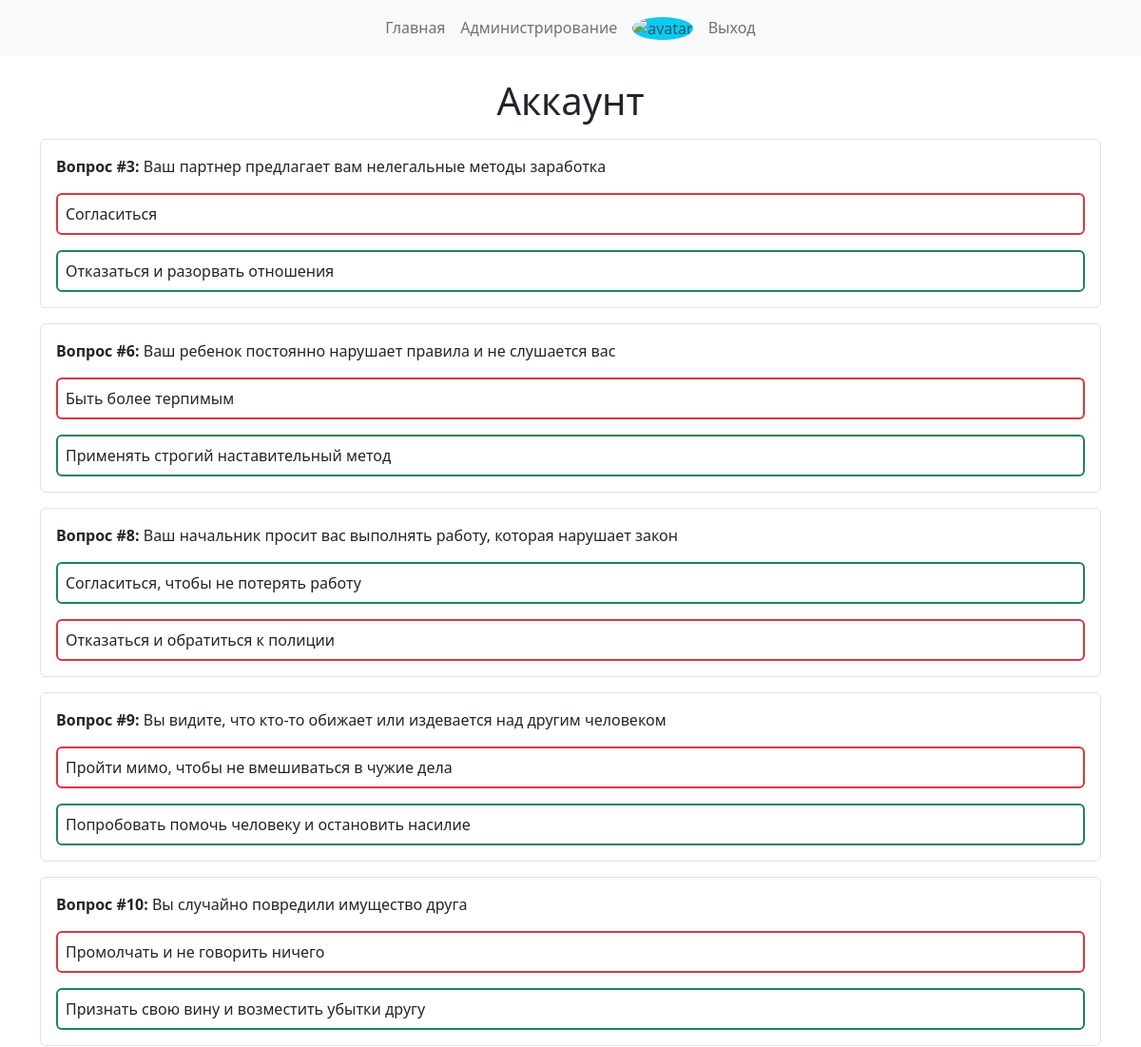
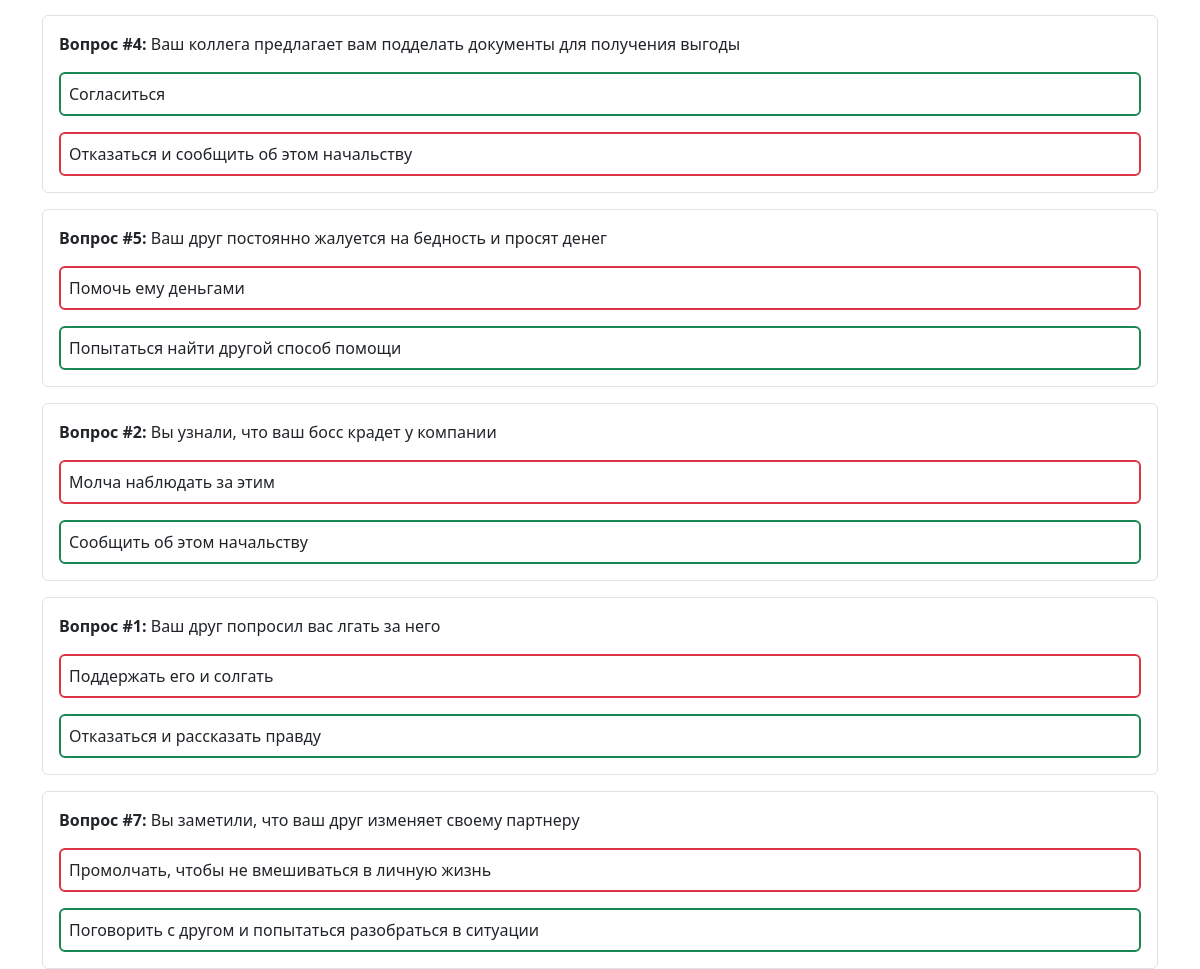
Screenshot of /lk (signed in) with the database file from the repository (2 pictures, top to bottom).
### data/answers.py (models this page shows)
class Answer(SqlAlchemyBase, SerializerMixin):
    __tablename__ = "answers"
    id = sqlalchemy.Column(
        sqlalchemy.Integer, primary_key=True, autoincrement=True
    )
    answer = sqlalchemy.Column(sqlalchemy.Integer, nullable=False)
    answered_date = sqlalchemy.Column(
        sqlalchemy.DateTime, default=datetime.datetime.now
    )
    user_id = sqlalchemy.Column(
        sqlalchemy.Integer,
        sqlalchemy.ForeignKey("users.id", ondelete="CASCADE"),
    )
    user = orm.relationship("User", back_populates="answers")
    question_id = sqlalchemy.Column(
        sqlalchemy.Integer,
        sqlalchemy.ForeignKey("questions.id", ondelete="CASCADE"),
    )
    question = orm.relationship("Question", back_populates="answers")

### data/questions.py (models this page shows)
class Question(SqlAlchemyBase, SerializerMixin):
    __tablename__ = "questions"
    id = sqlalchemy.Column(
        sqlalchemy.Integer, primary_key=True, autoincrement=True
    )
    text = sqlalchemy.Column(sqlalchemy.String, nullable=False)
    choice_1 = sqlalchemy.Column(sqlalchemy.String, nullable=False)
    choice_2 = sqlalchemy.Column(sqlalchemy.String, nullable=False)
    created_date = sqlalchemy.Column(
        sqlalchemy.DateTime, default=datetime.datetime.now
    )
    comments = orm.relationship(
        "Comment", back_populates="question", cascade="all, delete"
    )
    answers = orm.relationship(
        "Answer", back_populates="question", cascade="all, delete"
    )

### server.py (the view)
@app.route("/lk")
@login_required
def lk():
    db_sess = db_session.create_session()
    answers = (
        db_sess.query(Answer).filter(Answer.user_id == current_user.id).all()
    )
    return render_template(
        "lk.html",
        title="Аккаунт",
        answers=answers,
        user_avatar=url_for(
            "static", filename=f"avatars/{current_user.id}.png"
        ),
    )

### data/db_session.py (called while the page is built)
def create_session() -> Session:
    global __factory
    return __factory()

### server.py (called while the page is built)
@login_manager.user_loader
def load_user(user_id):
    db_sess = db_session.create_session()
    return db_sess.query(User).get(user_id)

### templates/lk.html
{% extends "base.html" %} {% block main %}
<h1 class="text-center">Аккаунт</h1>
{% for answer in answers %}
<div class="border rounded p-3 mt-3">
  <a href="/{{answer.question_id}}/{{answer.answer}}/res" class="text-decoration-none text-dark">
    <p>
      <span class="fw-bold">Вопрос #{{answer.question.id}}:</span>
      {{answer.question.text}}
    </p>
    <p
      class="border border-2 rounded p-2 {% if answer.answer == 1 %}border-success{% else %}border-danger{% endif %}"
    >
      {{answer.question.choice_1}}
    </p>
    <p
      class="border border-2 rounded p-2 mb-0 {% if answer.answer == 2 %}border-success{% else %}border-danger{% endif %}"
    >
      {{answer.question.choice_2}}
    </p>
  </a>
</div>
{% endfor %} {% endblock %}

### templates/base.html (shortened to what this page needs)
<!DOCTYPE html>
<html lang="ru">
  <head>
    <link rel="stylesheet" href="{{ url_for('static', filename='css/bootstrap.min.css') }}">
  </head>
  <body>
    <nav class="navbar navbar-expand-lg navbar-light bg-light mb-4">
      <ul class="mx-auto navbar-nav align-items-center">
        <li class="nav-item active">
          <a class="nav-link" href="/">Главная</a>
        </li>
        {% if current_user.is_authenticated and current_user.admin == True %}
        <li class="nav-item active">
          <a class="nav-link" href="/admin">Администрирование</a>
        </li>
        {% endif %}
        {% if current_user.is_authenticated %}
        <li class="nav-item active">
          <a class="nav-link" href="/lk"><img style="width: 40px; height: 40px;" class="bg-info rounded-circle" src="/static/avatars/{{ current_user.id }}.png" alt="avatar"></a>
        </li>
        <li class="nav-item active">
          <a class="nav-link" href="/logout">Выход</a>
        </li>
        {% endif %}
      </ul>
    </nav>
    <main class="container">
      {% block main %}{% endblock %}
    </main>
  </body>
</html>

### rows the page displays
Answer: question.id "3", question.text "Ваш партнер предлагает вам нелегальные методы заработка", question.choice_1 "Согласиться", question.choice_2 "Отказаться и разорвать отношения"
Answer: question.id "6", question.text "Ваш ребенок постоянно нарушает правила и не слушается вас", question.choice_1 "Быть более терпимым", question.choice_2 "Применять строгий наставительный метод"
Answer: question.id "8", question.text "Ваш начальник просит вас выполнять работу, которая нарушает закон", question.choice_1 "Согласиться, чтобы не потерять работу", question.choice_2 "Отказаться и обратиться к полиции"
Answer: question.id "9", question.text "Вы видите, что кто-то обижает или издевается над другим человеком", question.choice_1 "Пройти мимо, чтобы не вмешиваться в чужие дела", question.choice_2 "Попробовать помочь человеку и остановить насилие"
Answer: question.id "10", question.text "Вы случайно повредили имущество друга", question.choice_1 "Промолчать и не говорить ничего", question.choice_2 "Признать свою вину и возместить убытки другу"
Answer: question.id "4", question.text "Ваш коллега предлагает вам подделать документы для получения выгоды", question.choice_1 "Согласиться", question.choice_2 "Отказаться и сообщить об этом начальству"
Answer: question.id "5", question.text "Ваш друг постоянно жалуется на бедность и просят денег", question.choice_1 "Помочь ему деньгами", question.choice_2 "Попытаться найти другой способ помощи"
Answer: question.id "2", question.text "Вы узнали, что ваш босс крадет у компании", question.choice_1 "Молча наблюдать за этим", question.choice_2 "Сообщить об этом начальству"
Answer: question.id "1", question.text "Ваш друг попросил вас лгать за него", question.choice_1 "Поддержать его и солгать", question.choice_2 "Отказаться и рассказать правду"
Answer: question.id "7", question.text "Вы заметили, что ваш друг изменяет своему партнеру", question.choice_1 "Промолчать, чтобы не вмешиваться в личную жизнь", question.choice_2 "Поговорить с другом и попытаться разобраться в ситуации"
